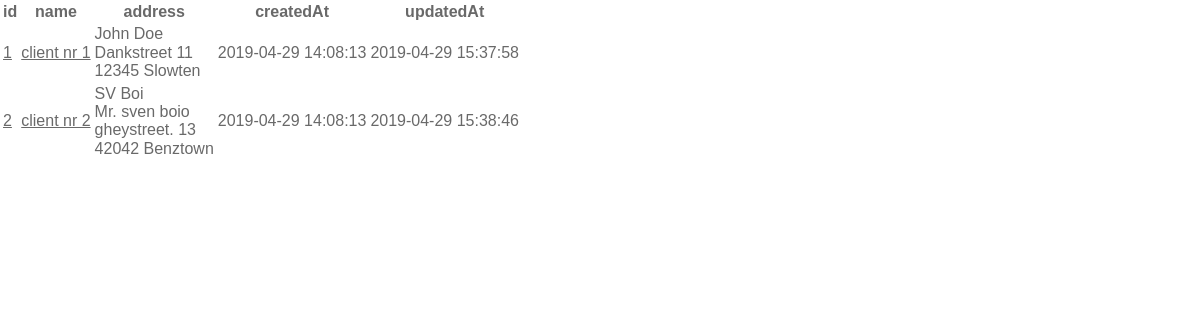
Before: / with the older database file.
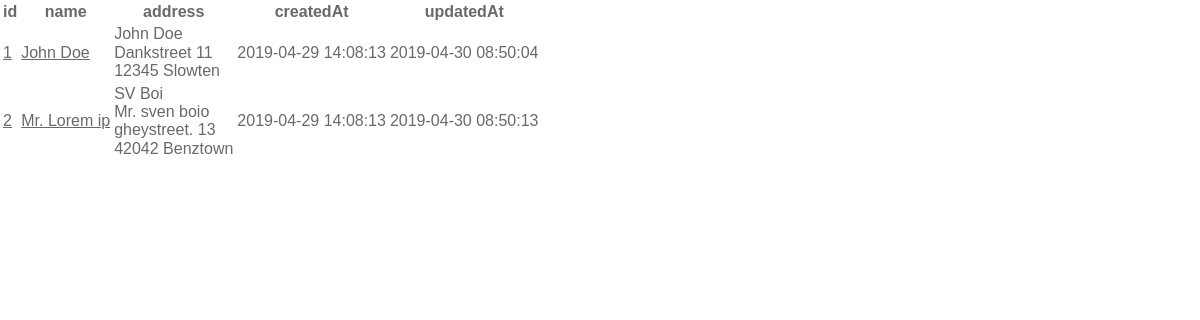
After: the same page with the newer database file.
### tables this page shows
CREATE TABLE `clients` (
  `id` int(10) UNSIGNED NOT NULL,
  `name` varchar(255) NOT NULL,
  `address` text NOT NULL,
  `createdAt` timestamp NOT NULL DEFAULT CURRENT_TIMESTAMP,
  `updatedAt` timestamp NOT NULL DEFAULT CURRENT_TIMESTAMP ON UPDATE CURRENT_TIMESTAMP
);

### index.php (the view, shortened to what this page needs)
<?php include_once('top.php'); ?>
<!DOCTYPE html>
<html lang="de" dir="ltr">
  <head>
    <link rel="stylesheet" href="public/css/style.min.css">
  </head>
  <body>
    <?php
    $sql = "SELECT * FROM clients";
    $result = $con->query($sql);
    if ($result->rowCount() > 0) {
      ?>
        <table>
          <thead>
            <tr>
              <th>id</th>
              <th>name</th>
              <th>address</th>
              <th>createdAt</th>
              <th>updatedAt</th>
            </tr>
          </thead>
          <tbody>
      <?php
      while ($row = $result->fetch(PDO::FETCH_ASSOC)) {
        $id = $row['id'];
        $name = $row['name'];
        $address = $row['address'];
        $createdAt = $row['createdAt'];
        $updatedAt = $row['updatedAt'];
        ?>
          <tr>
            <td><a href="client.php?id=<?=$id?>"><?=$id?></a></td>
            <td><a href="client.php?id=<?=$id?>"><?=$name?></a></td>
            <td><?=$address?></td>
            <td><?=$createdAt?></td>
            <td><?=$updatedAt?></td>
          </tr>
        <?php
      }
      ?>
          </tbody>
        </table>
      <?php
    } else {
      echo 'no entrys found';
    }
    ?>
  </body>
</html>

Changed rows visible on the page:
changed clients "John Doe Dankstreet 11 12345 Slowten": name "client nr 1" → "John Doe"; updatedAt "2019-04-29 15:37:58" → "2019-04-30 08:50:04"
changed clients "SV Boi Mr. sven boio gheystreet. 13 42042 Benztown": name "client nr 2" → "Mr. Lorem ip"; updatedAt "2019-04-29 15:38:46" → "2019-04-30 08:50:13"
